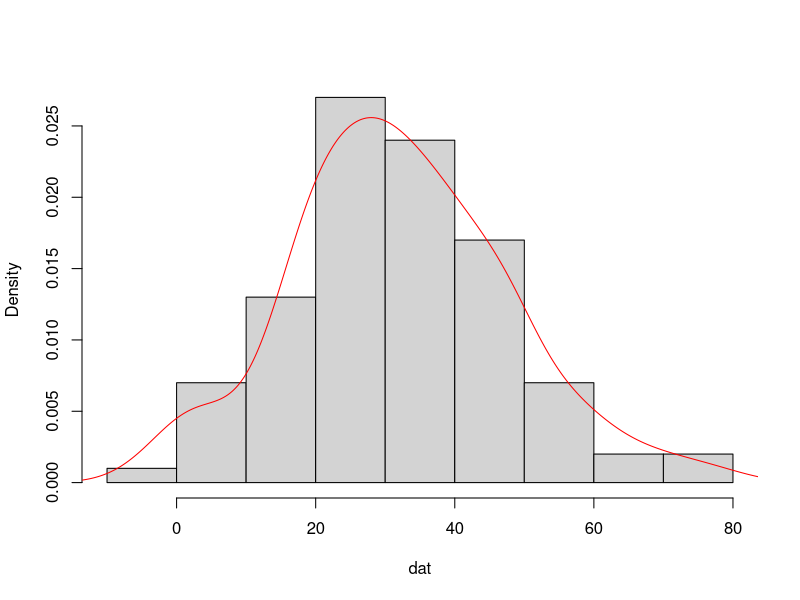
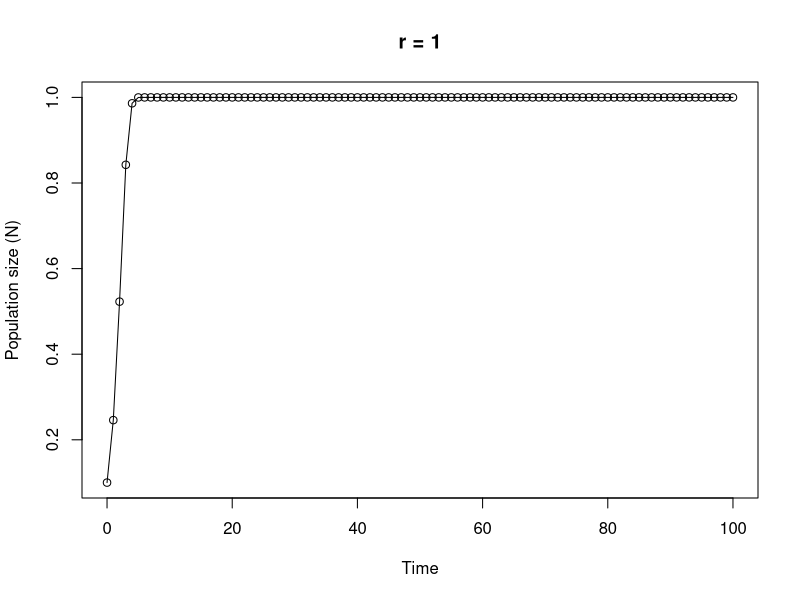

Reproduce these figures in R, in order.
## ---- chunk 1
knitr::opts_chunk$set(echo=TRUE, message = FALSE, warning = FALSE, eval = FALSE, cache = FALSE)
options(width = 80)
SOLUTIONS <- TRUE
## ---- chunk 2

# area of a circle
# the equation to calculate the area of a circle is pi * radius^2

circle_area <- function(d){ 
	pi * (d/2)^2
}

# to use your new function

circle_area(10)
# [1] 78.53982

# to test on a vector of diameters
# first create a vector with diameters ranging from 0 to 50 in steps of 10

cir_diam <- seq(from = 0, to = 50, by = 10)

# test your function

circle_area(cir_diam)
# [1]    0.00000   78.53982  314.15927  706.85835 1256.63706 1963.49541
## ---- chunk 3

far_cent <- function(a){
	val <- (a-32)*5/9
	print(paste("Fahrenheit: ", round(a, digits = 3), "oF",sep = " "), quote = FALSE)# round 3dp
	print(paste("Centigrade: ", round(val, digits = 3), "oC", sep = " "), quote = FALSE)# round 3dp
}

# alternative Fahrenheit to centigrade using cat function

far_cent2 <- function(a){
	val <- (a - 32) * 5/9	#calculation
	cat("Fahrenheit: ", round(a, digits = 3), "oF", "\n")   # use cat function
	cat("Centigrade: ", round(val, digits = 3), "oC", "\n")   
}
## ---- chunk 4

# Create a vector of normally distributed data
# length 100, mean 35 and standard deviation of 29

vals <- rnorm(100, 35, 15)	# create some norm dist data mean 35, sd = 15

summary_fun <- function(dat){
	mymean <- round(mean(dat), digits = 4)      	# calc mean
	mymedian <- round(median(dat), digits = 4)    # calc median
	mymin <- round(min(dat), digits = 4)          # calc min
	mymax <- round(max(dat), digits = 4)          # calc max
	print(paste("mean:", mymean, sep = " "), quote = FALSE)     # print mean
	print(paste("median:", mymedian, sep = " "), quote = FALSE)     # print median
	print(paste("range:", "from:", mymin, "to", mymax, sep = " "), quote = FALSE) 
	dens <- density(dat)                          # estimate density curve
	hist(dat, main = "",type = "l",freq = FALSE)  # plot histogram
	lines(dens, lty = 1, col = "red")             # plot density curve
}

# use the function
summary_fun(vals)
## ---- chunk 5

# calculate a median

ourmedian <- function(x){
	n <- length(x)
	if (n %% 2 == 1)      # odd numbers
	  sort(x)[(n + 1)/2]  # find the middle number by adding 1 to length and div 2
	else {                # even numbers
	  middletwo <- sort(x)[(n/2) + 0:1]   #find the two middle numbers
	  mean(middletwo)
	  }
}

# use the function
mydat <- sample(1:50, size = 10, replace = TRUE )

# our function
ourmedian(mydat)

# R median function
median(mydat)
## ---- chunk 6

# function to simulate Ricker model

Ricker_model <- function(nzero, r, time, K=1){     # sets initial parameters
  N <- numeric(time + 1)    # creates a real vector of length time+1 to store values of Nt+1
  N[1] <- nzero             # sets initial population size in first element of N
  for (i in 1:time) {				# loops over time
      N[i+1] <- N[i]*exp(r*(1 - N[i]/K))    
  }
  Time <- 0:time   					 # creates vector for x axis
  plot(Time, N, type = "o", xlim = c(0, time), xlab = "Time", ylab = "Population size (N)", main = paste("r =", r, sep=" "))   # plots     output
}

# To run
# play around with the different parameters, especially r
Ricker_model(nzero=0.1,r=1,time=100)
